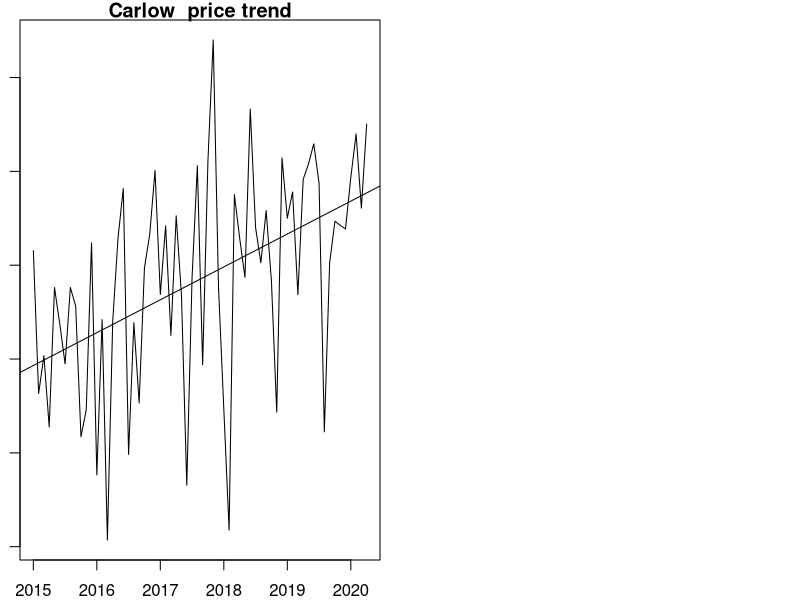

This figure's R source: (Note: this script raises an error after producing the figure.)
opar <- par(no.readonly = TRUE)
# Read Montly average new property price to R data frame
prop_price_NMS <- read.csv("Monthly_Averaage_New_Property_price.csv")

# Read Montly average new property price to R data frame
prop_price_SMS <- read.csv("Monthly_Averaage_Second_hand_Property_price.csv")

# Convert house price fields to time series type
convert_to_ts <- function(df) {
  min_month <- min(df[,1])
  ts_start <- c(as.numeric(substr(as.character(min_month),1,4)),
                as.numeric(substr(as.character(min_month),5,6)))
  for(j in 2:ncol(df)) {
    df[,j] <- ts(data = round(df[,j]/1000),
                 start = ts_start,
                 frequency = 12)
  }
  return(df)
}

#prop_price_ts_new <- convert_to_ts(prop_price_NMS)
#prop_price_ts_second <- convert_to_ts(prop_price_SMS)

round(prop_price_NMS$Carlow/1000)

prop_price_ts_new <- convert_to_ts(subset(prop_price_NMS,Sale_YearMonth >= "201501"))
prop_price_ts_second <- convert_to_ts(subset(prop_price_SMS,Sale_YearMonth >= "201501"))

plot_counties <- function(df) {
  lopar <- par(no.readonly = TRUE)
  par(mfrow = c(1, 2))
  par(mar=c(2,1,1,1))
  
  for(j in 2:ncol(df)) {
    plot(df[,j]
         ,main = paste(names(df)[j]," price trend")
         ,xlab = "Year"
         ,ylab = "House price")
    abline(reg=lm(df[,j] ~ time(df[,j])))
    seasonplot(df[,j],
               12,
               col = c(1:6),
               year.labels = TRUE,
               main = paste(names(df)[j]," Seasonal plot")
    )
  }
  
  par(lopar)
}

plot_counties(prop_price_ts_new)
plot_counties(prop_price_ts_second)
par(opar)

seasonplot_counties <- function(df) {
  lopar <- par(no.readonly = TRUE)
  par(mfrow = c(3, 3))
  par(mar=c(2,1,1,1))
  
  for(j in 2:ncol(df)) {
    seasonplot(df[,j],
               12,
               col = c(1:6),
               year.labels = TRUE,
               main = paste(names(df)[j]," Seasonal plot")
               )
  }
  
  par(lopar)
}

seasonplot_counties(prop_price_ts_new)

seasonplot(ts_seasonal_adjust, 12, col = rainbow(12), year.labels
           = TRUE, main = "Seasonal plot: Airpassengers")

plot(prop_price_ts_second$Dublin)
plot(log(prop_price_ts_second$Dublin))

install.packages("tseries")
library(tseries)

adf.test(prop_price_ts_second$Dublin)
?abline

?stl
ts_decompose <- stl(prop_price_ts_second$Dublin, "periodic")
ts_decompose

ts_seasonal_adjust <- seasadj(ts_decompose)

plot(prop_price_ts_second$Dublin, type = "l")
plot(ts_seasonal_adjust, type = "l")

seasonplot(ts_seasonal_adjust, 12, col = rainbow(12), year.labels
           = TRUE, main = "Seasonal plot: Airpassengers")

kpss.test(prop_price_ts_new$Dublin)
nsdiffs(prop_price_ts_new$Dublin)
ndiffs(prop_price_ts_new$Dublin)
stationaryTS <- diff(prop_price_ts_new$Dublin, differences = 1)
plot(stationaryTS, type = "l", main = "Differenced and Stationary") 

fit <- auto.arima(prop_price_ts_second$Dublin)
fit
accuracy(fit)

fit <- Arima(prop_price_ts_new$Dublin, order = c(0, 1, 1))
fit
accuracy(fit)

qqnorm(fit$residuals)
qqline(fit$residuals)

forecast(fit, 3)


Box.test(fit$residuals, type = "Ljung-Box")

plot(window(prop_price_ts_new$Carlow,start=2019))

install.packages("forecast")
library(forecast)

pacf(log(window(prop_price_ts_new$Carlow,start=2015)))
?stl
ts_decompose <- stl(AirPassengers, "periodic")


trained_model <- lm(JohnsonJohnson ~ c(1:length(JohnsonJohnson)))

  as.numeric(substr(as.character(min(prop_price_NMS[,1])),5,6))

substr("abcdef", 2, 4)

str(prop_price_ts_new)
cycle(prop_price_ts_new$Carlow)
cycle(window(prop_price_ts_new$Carlow,start=2015))


tmp <- ts(data = c(1,2,3,6,8,10,13,16,19),start = 2010 , frequency = 1)
adf.test(tmp)
plot(tmp)
